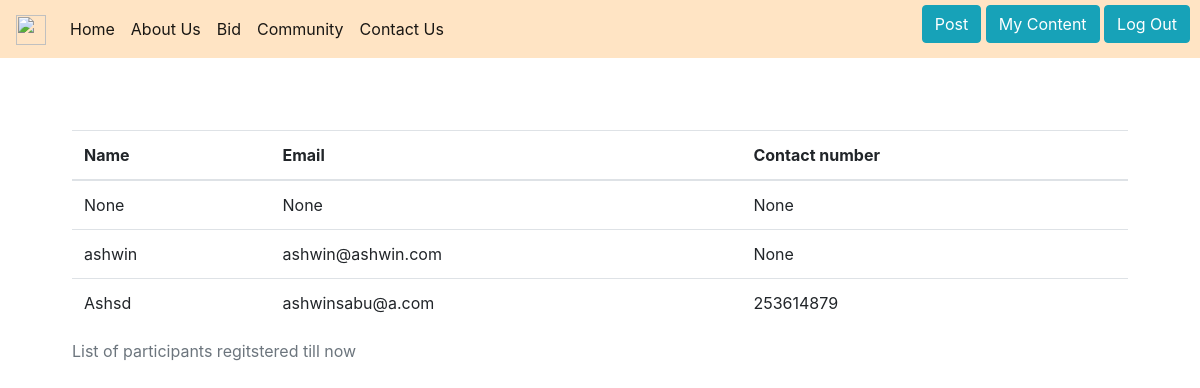
The page /community/view/1 on the database as committed earlier.
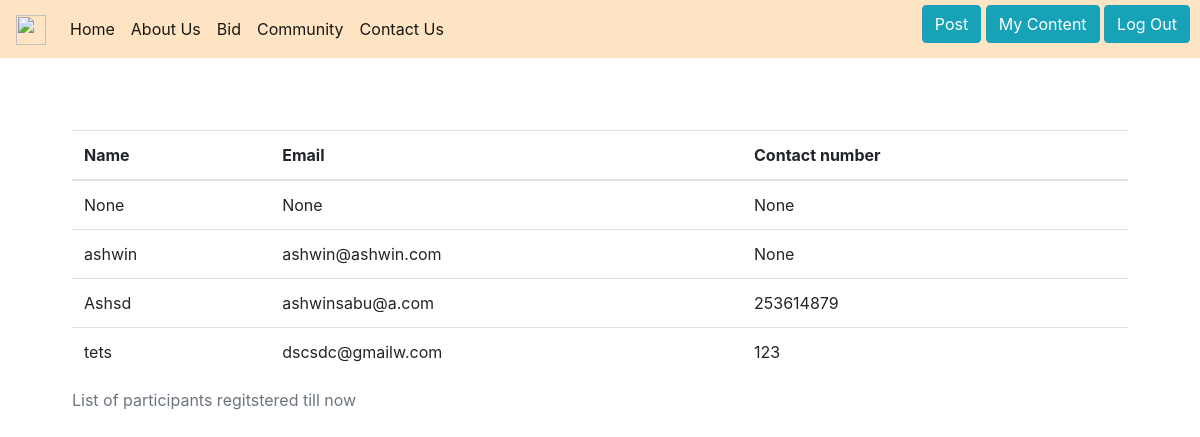
The same page on the database as committed later.
### community/models.py (models this page shows, shortened)
class Participants(models.Model):
    name = models.CharField(max_length=30,null=True)
    email = models.EmailField(null=True)
    age = models.IntegerField(null=True)
    number = models.IntegerField(null=True)
    user_id =models.ForeignKey(User, on_delete=models.CASCADE)
    community_id =models.ForeignKey(Community, on_delete=models.CASCADE)

### community/views.py (the view)
# urls.py: path('view/<int:id_u>', views.view_part, name='view_part'),
def view_part(request,id_u):
    data=Participants.objects.filter(community_id=id_u)
    context={
        "data":data
    }
    return render(request, 'partdata.html',context)

### community/templates/partdata.html (shortened to what this page needs)
<!doctype html>
<html lang="en">
<head>
    <link rel="stylesheet" href="https://cdn.jsdelivr.net/npm/bootstrap@4.0.0/dist/css/bootstrap.min.css"
>
</head>
<body>
    {% extends 'users/header.html' %}
    {% block content %}
    <div style="margin: 6%;">
        <table class="table">
          <caption>List of participants regitstered till now</caption>
            <thead>
                <tr>
                    <th scope="col">Name</th>
                    <th scope="col">Email</th>
                    <th scope="col">Contact number</th>
                </tr>
            </thead>
            <tbody>
                {% for x in data %}
                <tr>
                    <td>{{x.name}}</td>
                    <td>{{x.email}}</td>
                    <td>{{x.number}}</td>
                </tr>
                {% endfor %}
            </tbody>
        </table>
    </div>
    {% endblock content %}

### artsforum/templates/users/header.html (shortened to what this page needs)
<header>
  <div>
    <nav class="navbar navbar-expand-lg navbar-light " style="background-color: bisque;">
      <a class="navbar-brand" href="#">
        <img
          src="https://img.freepik.com/free-vector/illustration-paint-colour_53876-5925.jpg?t=st=1710510861~exp=1710514461~hmac=4833777105516f3f19138fe7490d7a82ba9c9c59425d66b35ef5bbd65df6923b&w=740"
          width="30" height="30" alt="">
      </a>
      <div class="collapse navbar-collapse" id="navbarNav">
        <ul class="navbar-nav">
          <li class="nav-item active">
            <a class="nav-link" href="{% url 'index' %}">Home</a>
          </li>
          <li class="nav-item active">
            <a class="nav-link" href="{% url 'about' %}">About Us</a>
          </li>
          <li class="nav-item active">
            <a class="nav-link" href="{% url 'bid_index' %}">Bid</a>
          </li>
          <li class="nav-item active">
            <a class="nav-link" href="{% url 'index_comm' %}">Community</a>
          </li>
          <li class="nav-item active">
            <a class="nav-link" href="{% url 'contact' %}">Contact Us</a>
          </li>
          {% if request.user %}
          <div style="position: absolute; right: 10px; top: 5px;">
            <a type="button" class="btn btn-info" href="{% url 'post' %}">Post</a>
            <a type="button" class="btn btn-info" href="{% url 'myposts' %}">My Content</a>
            <a type="button" class="btn btn-info" href="{% url 'logout' %}">Log Out</a>
            {% endif %}
          </div>
        </ul>
      </div>
    </nav>
  </div>
</header>
{% block content %}
{% endblock content %}

Rows that differ between the two databases and show on the page:
added Participants: name "tets", email "dscsdc@gmailw.com", number "123"
